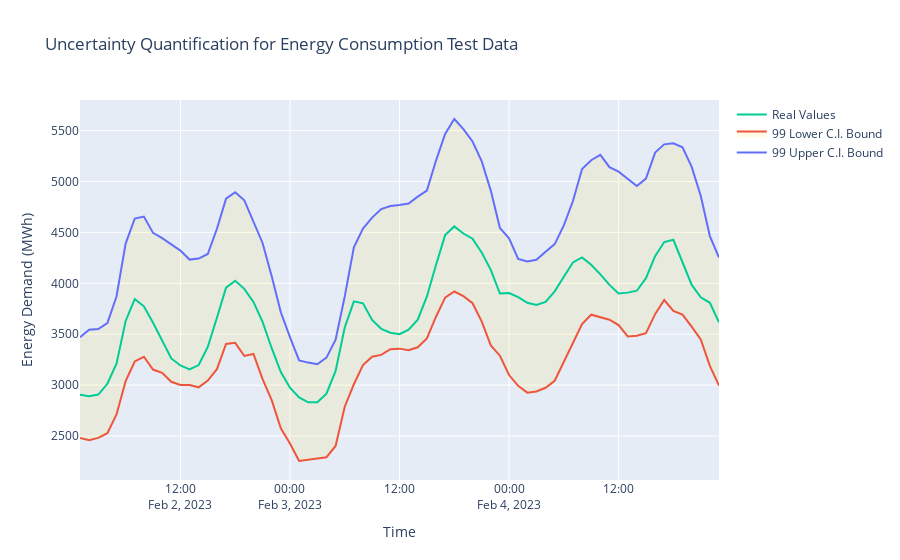

The notebook cell this image was saved under:
### Code cell
import plotly.graph_objects as go

test_uncertainty_plot_df = test_uncertainty_df.copy(deep=True)
test_uncertainty_plot_df = test_uncertainty_plot_df.loc[test_uncertainty_plot_df['Date'].between('2023-02-02 01:00:00', '2023-02-04 23:00:00')]
truth_uncertainty_plot_df = testing_df.copy(deep=True)
truth_uncertainty_plot_df = truth_uncertainty_plot_df.loc[testing_df['Date'].between('2023-02-02 01:00:00', '2023-02-04 23:00:00')]

upper_trace = go.Scatter(
    x=test_uncertainty_plot_df['Date'],
    y=test_uncertainty_plot_df['99.99% upper_bound'],
    mode='lines',
    fill=None,
    name='99 Upper C.I. Bound'
    )
lower_trace = go.Scatter(
    x=test_uncertainty_plot_df['Date'],
    y=test_uncertainty_plot_df['99.99% lower_bound'],
    mode='lines',
    fill='tonexty',
    fillcolor='rgba(255, 211, 0, 0.1)',
    name='99 Lower C.I. Bound'
    )
real_trace = go.Scatter(
    x=truth_uncertainty_plot_df['Date'],
    y=truth_uncertainty_plot_df['Actual Test Output'],
    mode='lines',
    fill=None,
    name='Real Values'
    )

data = [upper_trace, lower_trace, real_trace]

fig = go.Figure(data=data)
fig.update_layout(title='Uncertainty Quantification for Energy Consumption Test Data',
                   xaxis_title='Time',
                   yaxis_title='Energy Demand (MWh)')

fig.show()
